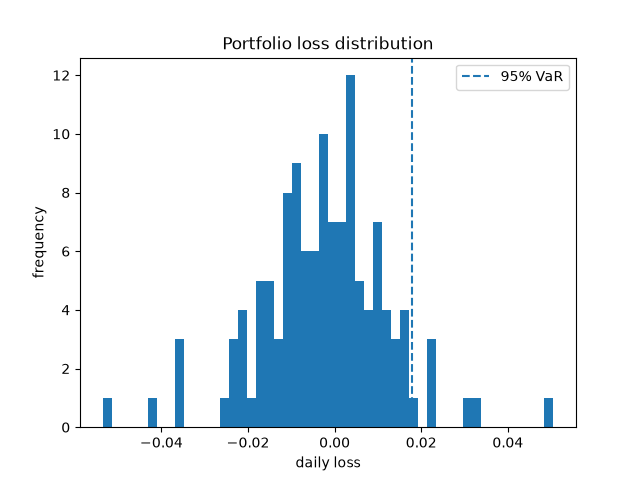

The Python source for this figure:

import numpy as np
import yfinance as yf
import matplotlib.pyplot as plt


data = yf.download(["AAPL", "MSFT"], period="6mo")
returns = data["Close"].pct_change().dropna()
weight_aapl = 0.6
weight_msft = 0.4

portfolio_returns = (
    weight_aapl * returns["AAPL"]
    + weight_msft * returns["MSFT"]
)
losses=-portfolio_returns
var_95=losses.quantile(0.95)
worst_losses=losses[losses>=var_95]
cvar=worst_losses.mean()
initial_amount=10000
var_rupees=initial_amount*var_95
cvar_rupees=initial_amount*cvar
print("varloss:", var_95)
print("cvarloss:", cvar)
print("moneylostmin:", var_rupees)
print("moneylostmax:", cvar_rupees)

plt.hist(losses,bins=50)
plt.axvline(var_95, linestyle="--", label="95% VaR")
plt.title("Portfolio loss distribution")
plt.xlabel("daily loss")
plt.ylabel("frequency")
plt.legend()
plt.savefig("risk_analysis.png")
plt.show()
